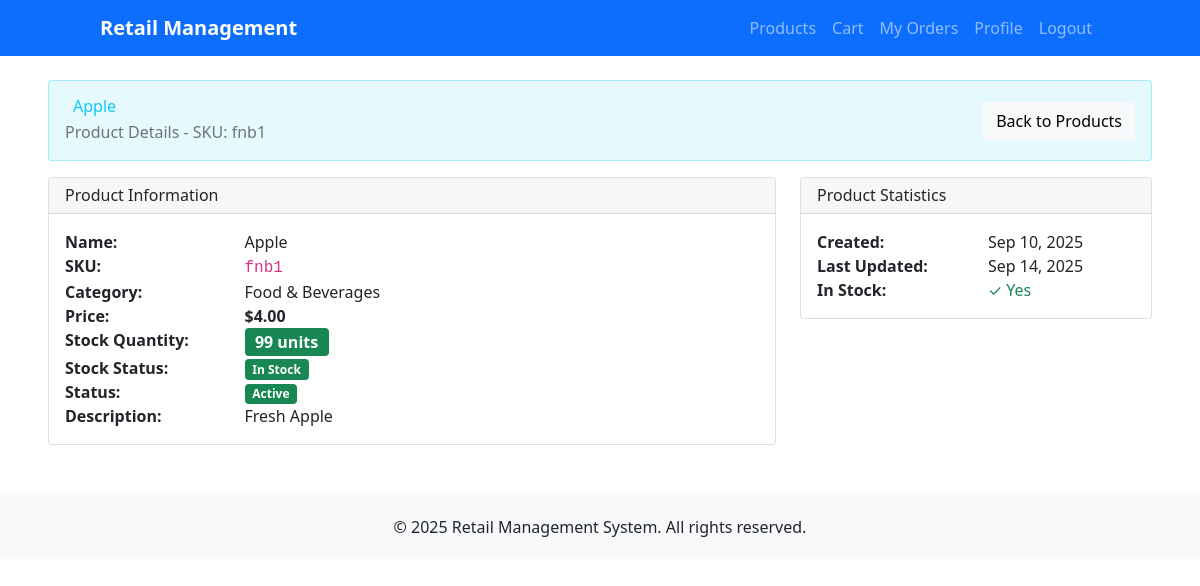
Before: /products/1/ (signed in) with the older database file.
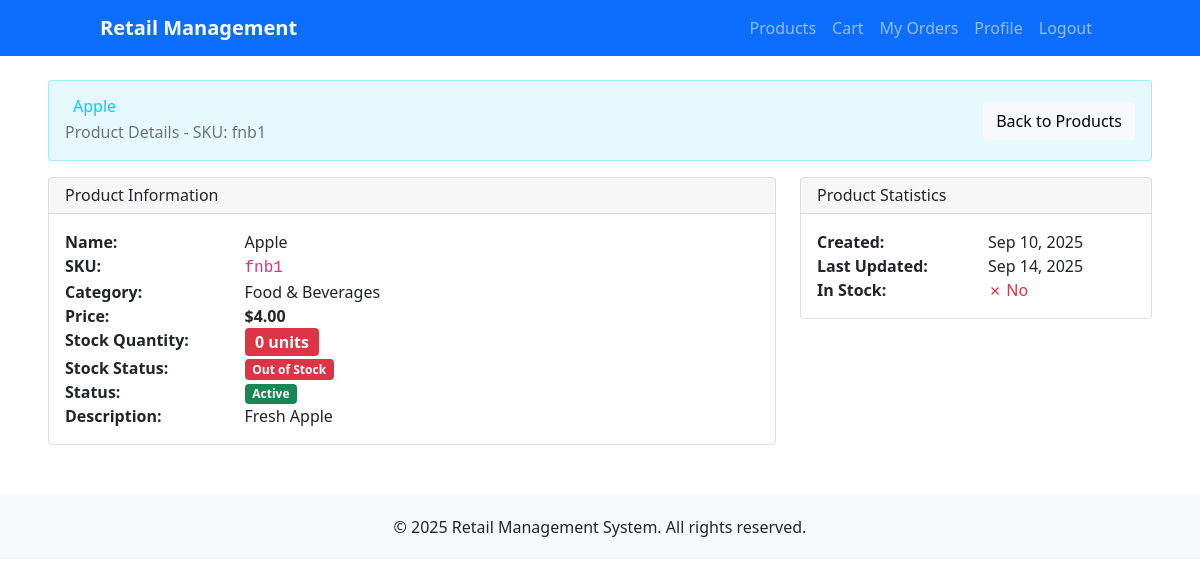
After: the same page with the newer database file.
### products/models.py (models this page shows, shortened)
class Product(models.Model):
    name = models.CharField(max_length=200)
    description = models.TextField(blank=True)
    sku = models.CharField(max_length=50, unique=True, help_text="Stock Keeping Unit")
    price = models.DecimalField(
        max_digits=10,
        decimal_places=2,
        validators=[MinValueValidator(Decimal('0.01'))]
    )
    category = models.ForeignKey(Category, on_delete=models.CASCADE, related_name='products')
    stock_quantity = models.PositiveIntegerField(default=0)
    is_active = models.BooleanField(default=True)
    created_at = models.DateTimeField(auto_now_add=True)
    updated_at = models.DateTimeField(auto_now=True)
    class Meta:
        ordering = ['name']
        indexes = [
            models.Index(fields=['sku']),
            models.Index(fields=['category']),
            models.Index(fields=['is_active']),
        ]
    @property
    def is_in_stock(self):
        return self.stock_quantity > 0
    @property
    def stock_status(self):
        if self.stock_quantity == 0:
            return "Out of Stock"
        elif self.stock_quantity <= 10:
            return "Low Stock"
        else:
            return "In Stock"

class Category(models.Model):
    name = models.CharField(max_length=100, unique=True)
    description = models.TextField(blank=True)
    created_at = models.DateTimeField(auto_now_add=True)
    updated_at = models.DateTimeField(auto_now=True)
    class Meta:
        verbose_name_plural = "Categories"
        ordering = ['name']

### products/views.py (the view)
# urls.py: path('<int:pk>/', views.product_detail, name='product_detail'),
@login_required
def product_detail(request, pk):
    product = get_object_or_404(Product, pk=pk)
    context = {
        'product': product,
    }
    return render(request, 'products/product_detail.html', context)

### accounts/context_processors.py (called while the page is built)
def user_admin_status(request):
    if request.user.is_authenticated:
        if request.user.is_superuser:
            return {'user_is_admin': True}
        if hasattr(request.user, 'profile'):
            return {'user_is_admin': request.user.profile.is_admin}
    return {'user_is_admin': False}

def cart_context(request):
    if request.user.is_authenticated:
        from cart.models import Cart
        cart = Cart(request)
        return {
            'cart_total_items': cart.get_total_items(),
            'cart_total_price': cart.get_total_price(),
        }
    return {
        'cart_total_items': 0,
        'cart_total_price': 0,
    }

### cart/models.py (called while the page is built)
    def __len__(self):
        if self.user:
            return sum(item.quantity for item in CartItem.objects.filter(user=self.user))
        else:
            return sum(item['quantity'] for item in self.cart.values())

    def get_total_price(self):
        if self.user:
            return sum(item.total_price for item in CartItem.objects.filter(user=self.user))
        else:
            return sum(
                float(item['price']) * item['quantity']
                for item in self.cart.values()
            )

### templates/products/product_detail.html (shortened to what the changed rows need)
{% extends 'accounts/base.html' %}
{% block content %}
<div class="row">
    <div class="col-12">
        <div class="card" style="background-color: rgba(13, 202, 240, 0.1); border: 1px solid rgba(13, 202, 240, 0.3);" mb-4>
            <div class="card-body">
                <div class="d-flex justify-content-between align-items-center">
                    <div>
                        <h2 class="mb-1 text-info">
                            {{ product.name }}
                        </h2>
                        <p class="mb-0 text-muted">Product Details - SKU: {{ product.sku }}</p>
                    </div>
                </div>
            </div>
        </div>
    </div>
</div>
<div class="row mt-3">
    <div class="col-12">
        <div class="row">
            <div class="col-md-8">
                <div class="card">
                    <div class="card-body">
                        <dl class="row">
                            <dt class="col-sm-3">Name:</dt>
                            <dd class="col-sm-9">{{ product.name }}</dd>
                            <dt class="col-sm-3">SKU:</dt>
                            <dd class="col-sm-9"><code>{{ product.sku }}</code></dd>
                            <dt class="col-sm-3">Category:</dt>
                            <dd class="col-sm-9">{{ product.category.name }}</dd>
                            <dt class="col-sm-3">Price:</dt>
                            <dd class="col-sm-9"><strong>${{ product.price }}</strong></dd>
                            <dt class="col-sm-3">Stock Quantity:</dt>
                            <dd class="col-sm-9">
                                <span class="badge {% if product.stock_quantity == 0 %}bg-danger{% elif product.stock_quantity <= 10 %}bg-warning{% else %}bg-success{% endif %} fs-6">
                                    {{ product.stock_quantity }} units
                                </span>
                            </dd>
                            <dt class="col-sm-3">Stock Status:</dt>
                            <dd class="col-sm-9">
                                <span class="badge {% if product.stock_quantity == 0 %}bg-danger{% elif product.stock_quantity <= 10 %}bg-warning{% else %}bg-success{% endif %}">
                                    {{ product.stock_status }}
                                </span>
                            </dd>
                            <dt class="col-sm-3">Status:</dt>
                            <dd class="col-sm-9">
                                {% if product.is_active %}
                                    <span class="badge bg-success">Active</span>
                                {% else %}
                                    <span class="badge bg-secondary">Inactive</span>
                                {% endif %}
                            </dd>
                            <dt class="col-sm-3">Description:</dt>
                            <dd class="col-sm-9">
                                {% if product.description %}
                                    {{ product.description|linebreaks }}
                                {% else %}
                                    <em class="text-muted">No description provided</em>
                                {% endif %}
                            </dd>
                        </dl>
                    </div>
                </div>
            </div>
            <div class="col-md-4">
                <div class="card">
                    <div class="card-body">
                        <dl class="row">
                            <dt class="col-sm-6">Created:</dt>
                            <dd class="col-sm-6">{{ product.created_at|date:"M d, Y" }}</dd>
                            <dt class="col-sm-6">Last Updated:</dt>
                            <dd class="col-sm-6">{{ product.updated_at|date:"M d, Y" }}</dd>
                            <dt class="col-sm-6">In Stock:</dt>
                            <dd class="col-sm-6">
                                {% if product.is_in_stock %}
                                    <span class="text-success">✓ Yes</span>
                                {% else %}
                                    <span class="text-danger">✗ No</span>
                                {% endif %}
                            </dd>
                        </dl>
                    </div>
                </div>
            </div>
        </div>
    </div>
</div>
{% endblock %}

Changed rows visible on the page:
changed Product "Apple": stock_quantity "99" → "0"; stock_status "In Stock" → "Out of Stock"
Other visible differences:
text no longer shown: "✓ Yes"
text now shown: "✗ No"
